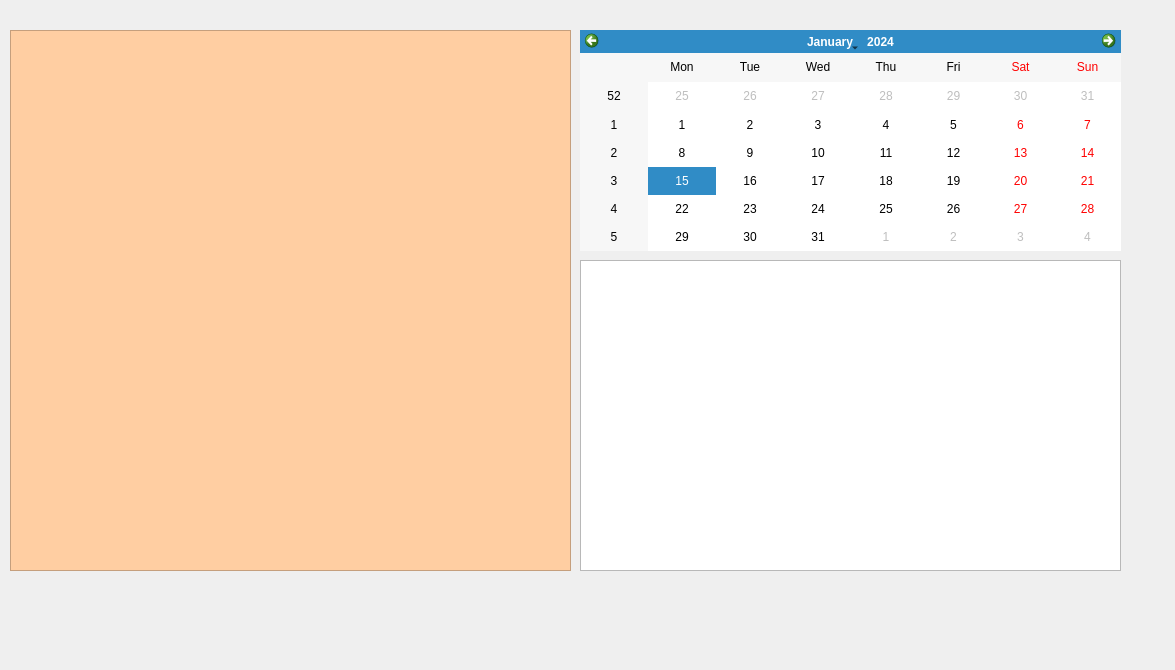
         <widget class="QWidget" name="tab_8">
          <attribute name="title">
           <string>Rendez-vous</string>
          </attribute>
          <widget class="QTableView" name="TVTRI">
           <property name="geometry">
            <rect>
             <x>10</x>
             <y>30</y>
             <width>561</width>
             <height>541</height>
            </rect>
           </property>
           <property name="font">
            <font>
             <family>Script MT Bold</family>
             <weight>75</weight>
             <bold>true</bold>
            </font>
           </property>
           <property name="styleSheet">
            <string notr="true">background-color: rgb(255, 206, 162);
selection-color: rgb(255, 203, 129);</string>
           </property>
          </widget>
          <widget class="QCalendarWidget" name="calendarWidgetmariem">
           <property name="geometry">
            <rect>
             <x>580</x>
             <y>30</y>
             <width>541</width>
             <height>221</height>
            </rect>
           </property>
          </widget>
          <widget class="QLabel" name="backgroundrdv">
           <property name="geometry">
            <rect>
             <x>5</x>
             <y>-5</y>
             <width>1161</width>
             <height>661</height>
            </rect>
           </property>
           <property name="text">
            <string/>
           </property>
           <property name="pixmap">
            <pixmap>backgroundclient.png</pixmap>
           </property>
          </widget>
          <widget class="QTableView" name="tvrdv">
           <property name="geometry">
            <rect>
             <x>580</x>
             <y>260</y>
             <width>541</width>
             <height>311</height>
            </rect>
           </property>
          </widget>
          <zorder>backgroundrdv</zorder>
          <zorder>TVTRI</zorder>
          <zorder>calendarWidgetmariem</zorder>
          <zorder>tvrdv</zorder>
         </widget>
